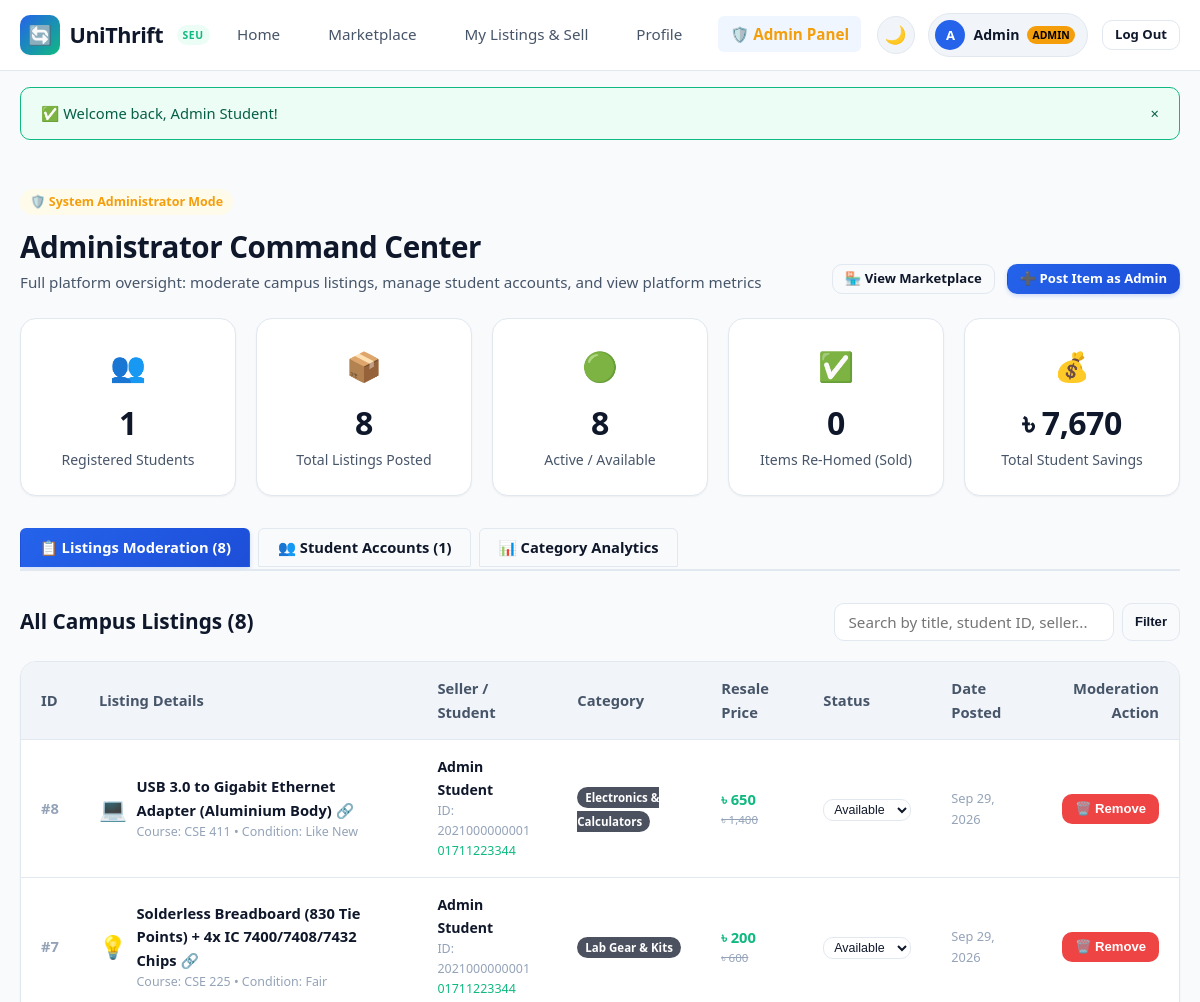
The page /admin.php (signed in, upper part) on the database as committed earlier.
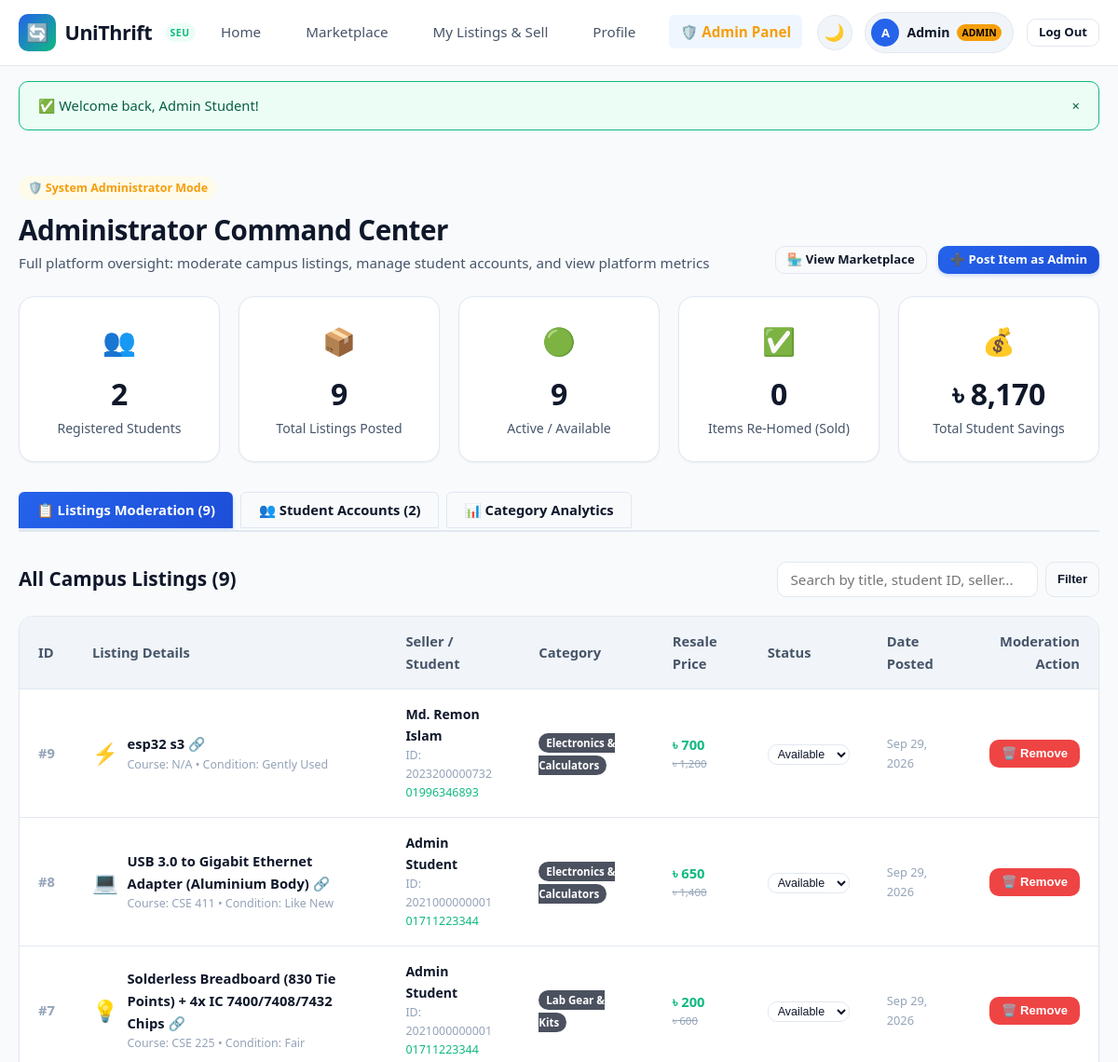
The same page on the database as committed later.
### tables this page shows
CREATE TABLE `items` (
  `id` int(11) NOT NULL AUTO_INCREMENT,
  `user_id` int(11) NOT NULL,
  `title` varchar(150) NOT NULL,
  `category` enum('Textbooks','Lab Gear & Kits','Drawing & Tools','Electronics & Calculators','Other') NOT NULL,
  `course_code` varchar(20) DEFAULT NULL,
  `item_condition` enum('Like New','Gently Used','Fair') NOT NULL,
  `original_price` decimal(10,2) NOT NULL,
  `selling_price` decimal(10,2) NOT NULL,
  `description` text NOT NULL,
  `meetup_location` varchar(120) NOT NULL,
  `image_icon` varchar(10) DEFAULT '?',
  `status` enum('Available','Reserved','Sold') DEFAULT 'Available',
  `created_at` timestamp NOT NULL DEFAULT current_timestamp(),
  `updated_at` timestamp NOT NULL DEFAULT current_timestamp() ON UPDATE current_timestamp(),
  PRIMARY KEY (`id`),
  KEY `user_id` (`user_id`),
  CONSTRAINT `items_ibfk_1` FOREIGN KEY (`user_id`) REFERENCES `users` (`id`) ON DELETE CASCADE
);

CREATE TABLE `users` (
  `id` int(11) NOT NULL AUTO_INCREMENT,
  `student_id` varchar(30) NOT NULL,
  `full_name` varchar(100) NOT NULL,
  `email` varchar(100) NOT NULL,
  `phone` varchar(25) NOT NULL,
  `department` varchar(50) DEFAULT 'CSE',
  `role` varchar(20) DEFAULT 'student',
  `password_hash` varchar(255) NOT NULL,
  `created_at` timestamp NOT NULL DEFAULT current_timestamp(),
  PRIMARY KEY (`id`),
  UNIQUE KEY `student_id` (`student_id`),
  UNIQUE KEY `email` (`email`)
);

### includes/auth_check.php (called while the page is built, shortened)
<?php
function format_price($amount): string {
    return APP_CURRENCY . ' ' . number_format((float)$amount, 0);
}

### admin.php (the view, shortened to what the rows shown need)
<?php
require_once __DIR__ . '/config/db.php';
require_once __DIR__ . '/includes/auth_check.php';
$activeTab = $_GET['tab'] ?? 'listings';
$searchQuery = trim($_GET['q'] ?? '');
try {
    $stmt = $pdo->query("SELECT category, COUNT(*) as count FROM items GROUP BY category");
} catch (PDOException $e) {
}
$allListings = [];
try {
    if ($activeTab === 'listings') {
        if (!empty($searchQuery)) {
            $stmt = $pdo->prepare("
                SELECT i.*, u.full_name as seller_name, u.student_id as seller_sid, u.phone as seller_phone
                FROM items i
                JOIN users u ON i.user_id = u.id
                WHERE i.title LIKE :q OR i.course_code LIKE :q2 OR u.full_name LIKE :q3 OR u.student_id LIKE :q4
                ORDER BY i.id DESC
            ");
            $searchTerm = "%{$searchQuery}%";
            $stmt->execute([':q' => $searchTerm, ':q2' => $searchTerm, ':q3' => $searchTerm, ':q4' => $searchTerm]);
        } else {
            $stmt = $pdo->query("
                SELECT i.*, u.full_name as seller_name, u.student_id as seller_sid, u.phone as seller_phone
                FROM items i
                JOIN users u ON i.user_id = u.id
                ORDER BY i.id DESC
            ");
        }
        $allListings = $stmt->fetchAll();
    }
} catch (PDOException $e) {
}
require_once __DIR__ . '/includes/header.php';
?>
<div class="container" style="padding-top: 2rem; padding-bottom: 3.5rem;">
    <div class="section-header" style="margin-bottom: 1.5rem;">
        <div>
            <h1 class="section-title">Administrator Command Center</h1>
        </div>
    </div>
    <?php if ($activeTab === 'listings'): ?>
        <div style="display: flex; justify-content: space-between; align-items: center; margin-bottom: 1.25rem; flex-wrap: wrap; gap: 1rem;">
            <h2 style="font-size: 1.3rem; font-weight: 800;">All Campus Listings (<?= count($allListings) ?>)</h2>
        </div>
        <div class="table-responsive">
            <table class="custom-table">
                <thead>
                    <tr>
                        <th>ID</th>
                        <th>Listing Details</th>
                        <th>Seller / Student</th>
                        <th>Category</th>
                        <th>Resale Price</th>
                        <th>Status</th>
                        <th>Date Posted</th>
                        <th style="text-align: right;">Moderation Action</th>
                    </tr>
                </thead>
                <tbody>
                    <?php if (empty($allListings)): ?>
                        <tr>
                            <td colspan="8" style="text-align: center; padding: 2.5rem; color: var(--text-muted);">
                                No listings found matching your search.
                            </td>
                        </tr>
                    <?php else: ?>
                        <?php foreach ($allListings as $item): ?>
                            <tr>
                                <td style="font-weight: 700; color: var(--text-muted);">#<?= (int)$item['id'] ?></td>
                                <td>
                                    <div style="display: flex; align-items: center; gap: 0.6rem;">
                                        <span style="font-size: 1.4rem;"><?= htmlspecialchars($item['image_icon'] ?? '📦') ?></span>
                                        <div>
                                            <a href="item_details.php?id=<?= (int)$item['id'] ?>" target="_blank" style="font-weight: 700; color: var(--text-primary);">
                                                <?= htmlspecialchars($item['title']) ?> 🔗
                                            </a>
                                            <div style="font-size: 0.78rem; color: var(--text-muted);">
                                                Course: <?= htmlspecialchars($item['course_code'] ?: 'N/A') ?> &bull; Condition: <?= htmlspecialchars($item['item_condition']) ?>
                                            </div>
                                        </div>
                                    </div>
                                </td>
                                <td>
                                    <div style="font-weight: 600; font-size: 0.88rem;"><?= htmlspecialchars($item['seller_name']) ?></div>
                                    <div style="font-size: 0.78rem; color: var(--text-muted);">ID: <?= htmlspecialchars($item['seller_sid']) ?></div>
                                    <div style="font-size: 0.78rem; color: var(--accent);"><?= htmlspecialchars($item['seller_phone']) ?></div>
                                </td>
                                <td>
                                    <span class="card-badge-category" style="position: static; font-size: 0.72rem;"><?= htmlspecialchars($item['category']) ?></span>
                                </td>
                                <td>
                                    <strong style="color: var(--accent);"><?= format_price($item['selling_price']) ?></strong>
                                    <div style="font-size: 0.72rem; color: var(--text-muted); text-decoration: line-through;">
                                        <?= format_price($item['original_price']) ?>
                                    </div>
                                </td>
                                <td>
                                    <form method="POST" action="admin.php" style="display: inline-block;">
                                        <select name="status" onchange="this.form.submit()" class="custom-select" style="font-size: 0.78rem; padding: 2px 6px;">
                                            <option value="Available" <?= $item['status'] === 'Available' ? 'selected' : '' ?>>Available</option>
                                        </select>
                                    </form>
                                </td>
                                <td style="font-size: 0.8rem; color: var(--text-muted);">
                                    <?= date('M d, Y', strtotime($item['created_at'])) ?>
                                </td>
                                <td style="text-align: right;">
                                    <form method="POST" action="admin.php" onsubmit="return confirm('Are you sure you want to permanently delete this listing from the marketplace as administrator?');" style="display: inline-block;">
                                        <button type="submit" class="btn btn-danger btn-sm" title="Remove Prohibited/Spam Listing">
                                            🗑️ Remove
                                        </button>
                                    </form>
                                </td>
                            </tr>
                        <?php endforeach; ?>
                    <?php endif; ?>
                </tbody>
            </table>
        </div>
    <?php endif; ?>
</div>
<?php require_once __DIR__ . '/includes/footer.php'; ?>

Rows that differ between the two databases and show on the page:
added items: id "9", image_icon "⚡", title "esp32 s3", course_code "N/A", item_condition "Gently Used", user.full_name "Md. Remon Islam", user.student_id "2023200000732", user.phone "01996346893", category "Electronics & Calculators", selling_price "৳ 700", original_price "৳ 1,200", status "Available", created_at "Sep 29, 2026"
Other text that changed with them:
$totalUsers: "1" → "2"
$totalListings: "8" → "9"
$totalAvailable: "8" → "9"
$totalSavings: "7,670" → "8,170"
count($allListings): "8" → "9"
